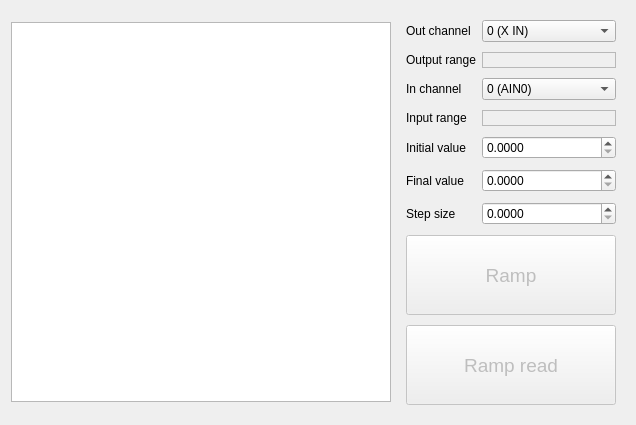
     <widget class="QWidget" name="RampTest">
      <attribute name="title">
       <string>Ramp test</string>
      </attribute>
      <layout class="QGridLayout" name="gridLayout_2">
       <item row="0" column="1">
        <widget class="QWidget" name="widget" native="true">
         <property name="sizePolicy">
          <sizepolicy hsizetype="Preferred" vsizetype="Preferred">
           <horstretch>0</horstretch>
           <verstretch>0</verstretch>
          </sizepolicy>
         </property>
         <property name="minimumSize">
          <size>
           <width>0</width>
           <height>0</height>
          </size>
         </property>
         <property name="font">
          <font>
           <pointsize>9</pointsize>
          </font>
         </property>
         <layout class="QGridLayout" name="gridLayout">
          <property name="verticalSpacing">
           <number>10</number>
          </property>
          <item row="4" column="0">
           <widget class="QLabel" name="label_3">
            <property name="text">
             <string>Initial value</string>
            </property>
           </widget>
          </item>
          <item row="1" column="1">
           <widget class="QLabel" name="label_OutRan_RTest">
            <property name="frameShape">
             <enum>QFrame::StyledPanel</enum>
            </property>
            <property name="frameShadow">
             <enum>QFrame::Sunken</enum>
            </property>
            <property name="text">
             <string/>
            </property>
           </widget>
          </item>
          <item row="5" column="1">
           <widget class="QDoubleSpinBox" name="doubleSpinBox_FinVal_RTest">
            <property name="enabled">
             <bool>true</bool>
            </property>
            <property name="decimals">
             <number>4</number>
            </property>
           </widget>
          </item>
          <item row="2" column="0">
           <widget class="QLabel" name="label_2">
            <property name="text">
             <string>In channel</string>
            </property>
           </widget>
          </item>
          <item row="8" column="0" colspan="2">
           <widget class="QPushButton" name="pushButton_Ramp_RTest">
            <property name="enabled">
             <bool>false</bool>
            </property>
            <property name="sizePolicy">
             <sizepolicy hsizetype="Minimum" vsizetype="Maximum">
              <horstretch>0</horstretch>
              <verstretch>0</verstretch>
             </sizepolicy>
            </property>
            <property name="minimumSize">
             <size>
              <width>0</width>
              <height>80</height>
             </size>
            </property>
            <property name="font">
             <font>
              <pointsize>14</pointsize>
             </font>
            </property>
            <property name="text">
             <string>Ramp read</string>
            </property>
           </widget>
          </item>
          <item row="2" column="1">
           <widget class="QComboBox" name="comboBox_InCh_RTest">
            <property name="enabled">
             <bool>true</bool>
            </property>
            <item>
             <property name="text">
              <string>0 (AIN0)</string>
             </property>
            </item>
            <item>
             <property name="text">
              <string>1 (AIN1)</string>
             </property>
            </item>
            <item>
             <property name="text">
              <string>2 (AIN2)</string>
             </property>
            </item>
            <item>
             <property name="text">
              <string>3 (AIN3)</string>
             </property>
            </item>
            <item>
             <property name="text">
              <string>4 (AIN4)</string>
             </property>
            </item>
            <item>
             <property name="text">
              <string>5 (AIN5)</string>
             </property>
            </item>
            <item>
             <property name="text">
              <string>7 (PREAMP)</string>
             </property>
            </item>
           </widget>
          </item>
          <item row="4" column="1">
           <widget class="QDoubleSpinBox" name="doubleSpinBox_InitVal_RTest">
            <property name="enabled">
             <bool>true</bool>
            </property>
            <property name="decimals">
             <number>4</number>
            </property>
           </widget>
          </item>
          <item row="0" column="0">
           <widget class="QLabel" name="label">
            <property name="text">
             <string>Out channel</string>
            </property>
           </widget>
          </item>
          <item row="7" column="0" colspan="2">
           <widget class="QPushButton" name="pushButton_RRread_RTest">
            <property name="enabled">
             <bool>false</bool>
            </property>
            <property name="sizePolicy">
             <sizepolicy hsizetype="Minimum" vsizetype="Maximum">
              <horstretch>0</horstretch>
              <verstretch>0</verstretch>
             </sizepolicy>
            </property>
            <property name="minimumSize">
             <size>
              <width>0</width>
              <height>80</height>
             </size>
            </property>
            <property name="baseSize">
             <size>
              <width>0</width>
              <height>0</height>
             </size>
            </property>
            <property name="font">
             <font>
              <pointsize>14</pointsize>
             </font>
            </property>
            <property name="text">
             <string>Ramp</string>
            </property>
            <property name="autoDefault">
             <bool>false</bool>
            </property>
            <property name="default">
             <bool>false</bool>
            </property>
            <property name="flat">
             <bool>false</bool>
            </property>
           </widget>
          </item>
          <item row="6" column="0">
           <widget class="QLabel" name="label_5">
            <property name="text">
             <string>Step size</string>
            </property>
           </widget>
          </item>
          <item row="0" column="1">
           <widget class="QComboBox" name="comboBox_OutCh_RTest">
            <property name="enabled">
             <bool>true</bool>
            </property>
            <item>
             <property name="text">
              <string>0 (X IN)</string>
             </property>
            </item>
            <item>
             <property name="text">
              <string>1 (X OFFSET)</string>
             </property>
            </item>
            <item>
             <property name="text">
              <string>2 (Z OFFSET FINE)</string>
             </property>
            </item>
            <item>
             <property name="text">
              <string>3 (Z OFFSET)</string>
             </property>
            </item>
            <item>
             <property name="text">
              <string>5 (ISET)</string>
             </property>
            </item>
            <item>
             <property name="text">
              <string>6 (DAC6)</string>
             </property>
            </item>
            <item>
             <property name="text">
              <string>7 (DAC7)</string>
             </property>
            </item>
            <item>
             <property name="text">
              <string>8 (DAC8)</string>
             </property>
            </item>
            <item>
             <property name="text">
              <string>9 (DAC9)</string>
             </property>
            </item>
            <item>
             <property name="text">
              <string>10 (ZOUTER)</string>
             </property>
            </item>
            <item>
             <property name="text">
              <string>11 (DAC11)</string>
             </property>
            </item>
            <item>
             <property name="text">
              <string>13 (BIAS)</string>
             </property>
            </item>
            <item>
             <property name="text">
              <string>14 (Y OFFSET)</string>
             </property>
            </item>
            <item>
             <property name="text">
              <string>15 (Y IN)</string>
             </property>
            </item>
            <item>
             <property name="text">
              <string>20 (20bitDAC)</string>
             </property>
            </item>
           </widget>
          </item>
          <item row="5" column="0">
           <widget class="QLabel" name="label_4">
            <property name="text">
             <string>Final value</string>
            </property>
           </widget>
          </item>
          <item row="1" column="0">
           <widget class="QLabel" name="label_22">
            <property name="text">
             <string>Output range</string>
            </property>
           </widget>
          </item>
          <item row="3" column="0">
           <widget class="QLabel" name="label_24">
            <property name="text">
             <string>Input range</string>
            </property>
           </widget>
          </item>
          <item row="3" column="1">
           <widget class="QLabel" name="label_InRan_RTest">
            <property name="frameShape">
             <enum>QFrame::StyledPanel</enum>
            </property>
            <property name="frameShadow">
             <enum>QFrame::Sunken</enum>
            </property>
            <property name="text">
             <string/>
            </property>
           </widget>
          </item>
          <item row="6" column="1">
           <widget class="QDoubleSpinBox" name="doubleSpinBox_StepSize_RTest">
            <property name="enabled">
             <bool>true</bool>
            </property>
            <property name="decimals">
             <number>4</number>
            </property>
           </widget>
          </item>
         </layout>
        </widget>
       </item>
       <item row="0" column="0">
        <widget class="QGraphicsView" name="view_RTest">
         <property name="sizePolicy">
          <sizepolicy hsizetype="Fixed" vsizetype="Fixed">
           <horstretch>0</horstretch>
           <verstretch>0</verstretch>
          </sizepolicy>
         </property>
         <property name="minimumSize">
          <size>
           <width>380</width>
           <height>380</height>
          </size>
         </property>
         <property name="sizeIncrement">
          <size>
           <width>0</width>
           <height>0</height>
          </size>
         </property>
         <property name="baseSize">
          <size>
           <width>0</width>
           <height>0</height>
          </size>
         </property>
        </widget>
       </item>
      </layout>
     </widget>
